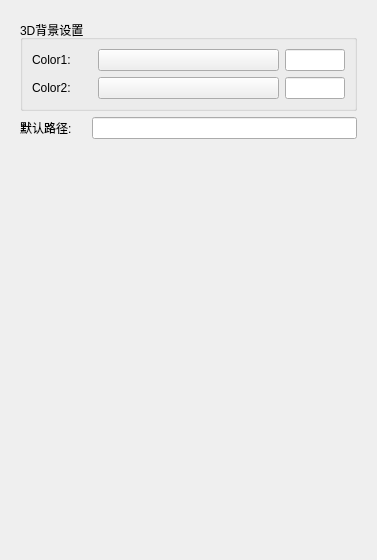
<?xml version="1.0" encoding="UTF-8"?>
<ui version="4.0">
 <class>JMeasurePanel</class>
 <widget class="qMRMLWidget" name="JMeasurePanel">
  <property name="geometry">
   <rect>
    <x>0</x>
    <y>0</y>
    <width>377</width>
    <height>560</height>
   </rect>
  </property>
  <property name="maximumSize">
   <size>
    <width>16777213</width>
    <height>16777215</height>
   </size>
  </property>
  <property name="styleSheet">
   <string notr="true"/>
  </property>
  <layout class="QVBoxLayout" name="verticalLayout">
   <item>
    <widget class="QWidget" name="parent_widget1321" native="true">
     <layout class="QVBoxLayout" name="verticalLayout_4">
      <item>
       <widget class="ctkCollapsibleGroupBox" name="CollapsibleGroupBox">
        <property name="title">
         <string>3D背景设置</string>
        </property>
        <layout class="QVBoxLayout" name="verticalLayout_3">
         <item>
          <layout class="QVBoxLayout" name="verticalLayout_2">
           <item>
            <layout class="QHBoxLayout" name="horizontalLayout" stretch="1,3,1">
             <item>
              <widget class="QLabel" name="ColorLabel">
               <property name="text">
                <string>Color1:</string>
               </property>
              </widget>
             </item>
             <item>
              <widget class="ctkColorPickerButton" name="colorPicker1">
               <property name="displayColorName" stdset="0">
                <bool>true</bool>
               </property>
              </widget>
             </item>
             <item>
              <widget class="QLineEdit" name="lineEdit1"/>
             </item>
            </layout>
           </item>
           <item>
            <layout class="QHBoxLayout" name="horizontalLayout_2" stretch="1,3,1">
             <item>
              <widget class="QLabel" name="ColorLabel_2">
               <property name="text">
                <string>Color2:</string>
               </property>
              </widget>
             </item>
             <item>
              <widget class="ctkColorPickerButton" name="colorPicker2">
               <property name="displayColorName" stdset="0">
                <bool>true</bool>
               </property>
              </widget>
             </item>
             <item>
              <widget class="QLineEdit" name="lineEdit2"/>
             </item>
            </layout>
           </item>
          </layout>
         </item>
        </layout>
       </widget>
      </item>
      <item>
       <layout class="QHBoxLayout" name="horizontalLayout_3" stretch="1,4">
        <item>
         <widget class="QLabel" name="ColorLabel_3">
          <property name="text">
           <string>默认路径:</string>
          </property>
         </widget>
        </item>
        <item>
         <widget class="QLineEdit" name="le_path"/>
        </item>
       </layout>
      </item>
      <item>
       <spacer name="verticalSpacer">
        <property name="orientation">
         <enum>Qt::Vertical</enum>
        </property>
        <property name="sizeHint" stdset="0">
         <size>
          <width>20</width>
          <height>40</height>
         </size>
        </property>
       </spacer>
      </item>
     </layout>
    </widget>
   </item>
  </layout>
 </widget>
 <customwidgets>
  <customwidget>
   <class>qMRMLWidget</class>
   <extends>QWidget</extends>
   <header>qMRMLWidget.h</header>
   <container>1</container>
  </customwidget>
  <customwidget>
   <class>ctkColorPickerButton</class>
   <extends>QPushButton</extends>
   <header>ctkColorPickerButton.h</header>
  </customwidget>
  <customwidget>
   <class>ctkCollapsibleGroupBox</class>
   <extends>QGroupBox</extends>
   <header>ctkCollapsibleGroupBox.h</header>
   <container>1</container>
  </customwidget>
 </customwidgets>
 <resources/>
 <connections/>
</ui>
